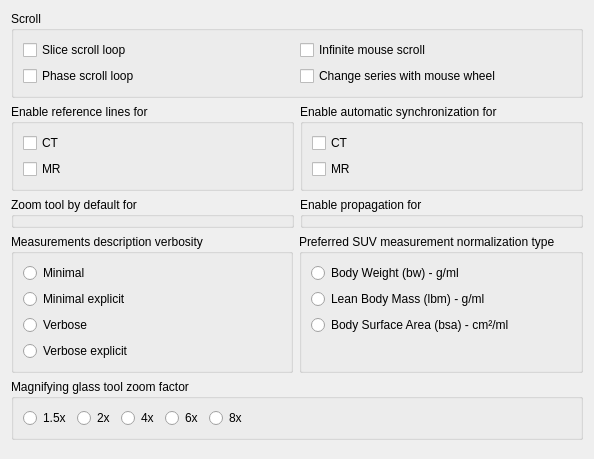
<?xml version="1.0" encoding="UTF-8"?>
<ui version="4.0">
 <class>udg::Q2DViewerConfigurationScreenBase</class>
 <widget class="QWidget" name="udg::Q2DViewerConfigurationScreenBase">
  <property name="geometry">
   <rect>
    <x>0</x>
    <y>0</y>
    <width>594</width>
    <height>459</height>
   </rect>
  </property>
  <property name="windowTitle">
   <string>2D Viewer Configuration</string>
  </property>
  <property name="windowIcon">
   <iconset resource="../main/main.qrc">
    <normaloff>:/images/icons/preferences-2dviewer.svg</normaloff>:/images/icons/preferences-2dviewer.svg</iconset>
  </property>
  <layout class="QVBoxLayout" name="verticalLayout_5" stretch="0,0,0,0,0,1">
   <item>
    <widget class="QGroupBox" name="groupBox">
     <property name="title">
      <string>Scroll</string>
     </property>
     <layout class="QGridLayout" name="gridLayout">
      <item row="0" column="0">
       <widget class="QCheckBox" name="m_sliceScrollLoopCheckBox">
        <property name="text">
         <string>Slice scroll loop</string>
        </property>
       </widget>
      </item>
      <item row="0" column="1">
       <widget class="QCheckBox" name="m_mouseWraparoundCheckBox">
        <property name="text">
         <string>Infinite mouse scroll</string>
        </property>
       </widget>
      </item>
      <item row="1" column="0">
       <widget class="QCheckBox" name="m_phaseScrollLoopCheckBox">
        <property name="text">
         <string>Phase scroll loop</string>
        </property>
       </widget>
      </item>
      <item row="1" column="1">
       <widget class="QCheckBox" name="m_wheelVolumeScrollCheckBox">
        <property name="text">
         <string>Change series with mouse wheel</string>
        </property>
       </widget>
      </item>
     </layout>
    </widget>
   </item>
   <item>
    <layout class="QHBoxLayout" name="horizontalLayout">
     <item>
      <widget class="QGroupBox" name="groupBox_2">
       <property name="title">
        <string>Enable reference lines for</string>
       </property>
       <layout class="QVBoxLayout" name="verticalLayout">
        <item>
         <widget class="QCheckBox" name="m_referenceLinesCTCheckBox">
          <property name="text">
           <string>CT</string>
          </property>
         </widget>
        </item>
        <item>
         <widget class="QCheckBox" name="m_referenceLinesMRCheckBox">
          <property name="text">
           <string>MR</string>
          </property>
         </widget>
        </item>
       </layout>
      </widget>
     </item>
     <item>
      <widget class="QGroupBox" name="groupBox_3">
       <property name="title">
        <string>Enable automatic synchronization for</string>
       </property>
       <layout class="QVBoxLayout" name="verticalLayout_2">
        <item>
         <widget class="QCheckBox" name="m_automaticSynchronizationCTCheckBox">
          <property name="text">
           <string>CT</string>
          </property>
         </widget>
        </item>
        <item>
         <widget class="QCheckBox" name="m_automaticSynchronizationMRCheckBox">
          <property name="text">
           <string>MR</string>
          </property>
         </widget>
        </item>
       </layout>
      </widget>
     </item>
    </layout>
   </item>
   <item>
    <layout class="QHBoxLayout" name="horizontalLayout_2">
     <item>
      <widget class="udg::QModalitiesSelectorGroupBox" name="m_zoomByDefaultModalitiesGroupBox">
       <property name="title">
        <string>Zoom tool by default for</string>
       </property>
      </widget>
     </item>
     <item>
      <widget class="udg::QModalitiesSelectorGroupBox" name="m_propagationModalitiesByDefaultGroupBox">
       <property name="title">
        <string>Enable propagation for</string>
       </property>
      </widget>
     </item>
    </layout>
   </item>
   <item>
    <layout class="QHBoxLayout" name="horizontalLayout_3">
     <item>
      <widget class="QGroupBox" name="groupBox_4">
       <property name="title">
        <string>Measurements description verbosity</string>
       </property>
       <layout class="QVBoxLayout" name="verticalLayout_3">
        <item>
         <widget class="QRadioButton" name="m_minimalVerbosityRadioButton">
          <property name="text">
           <string>Minimal</string>
          </property>
         </widget>
        </item>
        <item>
         <widget class="QRadioButton" name="m_minimalExplicitVerbosityRadioButton">
          <property name="text">
           <string>Minimal explicit</string>
          </property>
         </widget>
        </item>
        <item>
         <widget class="QRadioButton" name="m_verboseVerbosityRadioButton">
          <property name="text">
           <string>Verbose</string>
          </property>
         </widget>
        </item>
        <item>
         <widget class="QRadioButton" name="m_verboseExplicitVerbosityRadioButton">
          <property name="text">
           <string>Verbose explicit</string>
          </property>
         </widget>
        </item>
       </layout>
      </widget>
     </item>
     <item>
      <widget class="QGroupBox" name="groupBox_5">
       <property name="title">
        <string>Preferred SUV measurement normalization type</string>
       </property>
       <layout class="QVBoxLayout" name="verticalLayout_4">
        <item>
         <widget class="QRadioButton" name="m_bodyWeightRadioButton">
          <property name="text">
           <string>Body Weight (bw) - g/ml</string>
          </property>
         </widget>
        </item>
        <item>
         <widget class="QRadioButton" name="m_leanBodyMassRadioButton">
          <property name="text">
           <string>Lean Body Mass (lbm) - g/ml</string>
          </property>
         </widget>
        </item>
        <item>
         <widget class="QRadioButton" name="m_bodySurfaceAreaRadioButton">
          <property name="text">
           <string>Body Surface Area (bsa) - cm²/ml</string>
          </property>
         </widget>
        </item>
        <item>
         <spacer name="verticalSpacer">
          <property name="orientation">
           <enum>Qt::Vertical</enum>
          </property>
          <property name="sizeHint" stdset="0">
           <size>
            <width>20</width>
            <height>20</height>
           </size>
          </property>
         </spacer>
        </item>
       </layout>
      </widget>
     </item>
    </layout>
   </item>
   <item>
    <widget class="QGroupBox" name="groupBox_6">
     <property name="title">
      <string>Magnifying glass tool zoom factor</string>
     </property>
     <layout class="QHBoxLayout" name="horizontalLayout_5">
      <item>
       <widget class="QRadioButton" name="m_1point5XZoomFactorRadioButton">
        <property name="text">
         <string>1.5x</string>
        </property>
       </widget>
      </item>
      <item>
       <widget class="QRadioButton" name="m_2XZoomFactorRadioButton">
        <property name="text">
         <string>2x</string>
        </property>
       </widget>
      </item>
      <item>
       <widget class="QRadioButton" name="m_4XZoomFactorRadioButton">
        <property name="text">
         <string>4x</string>
        </property>
       </widget>
      </item>
      <item>
       <widget class="QRadioButton" name="m_6XZoomFactorRadioButton">
        <property name="text">
         <string>6x</string>
        </property>
       </widget>
      </item>
      <item>
       <widget class="QRadioButton" name="m_8XZoomFactorRadioButton">
        <property name="text">
         <string>8x</string>
        </property>
       </widget>
      </item>
      <item>
       <spacer name="horizontalSpacer">
        <property name="orientation">
         <enum>Qt::Horizontal</enum>
        </property>
        <property name="sizeHint" stdset="0">
         <size>
          <width>40</width>
          <height>20</height>
         </size>
        </property>
       </spacer>
      </item>
     </layout>
    </widget>
   </item>
   <item>
    <spacer name="verticalSpacer_2">
     <property name="orientation">
      <enum>Qt::Vertical</enum>
     </property>
     <property name="sizeHint" stdset="0">
      <size>
       <width>20</width>
       <height>40</height>
      </size>
     </property>
    </spacer>
   </item>
  </layout>
 </widget>
 <customwidgets>
  <customwidget>
   <class>udg::QModalitiesSelectorGroupBox</class>
   <extends>QGroupBox</extends>
   <header>qmodalitiesselectorgroupbox.h</header>
   <container>1</container>
  </customwidget>
 </customwidgets>
 <tabstops>
  <tabstop>m_sliceScrollLoopCheckBox</tabstop>
  <tabstop>m_phaseScrollLoopCheckBox</tabstop>
  <tabstop>m_mouseWraparoundCheckBox</tabstop>
  <tabstop>m_wheelVolumeScrollCheckBox</tabstop>
 </tabstops>
 <resources>
  <include location="../main/main.qrc"/>
  <include location="../main/main.qrc"/>
 </resources>
 <connections/>
</ui>
